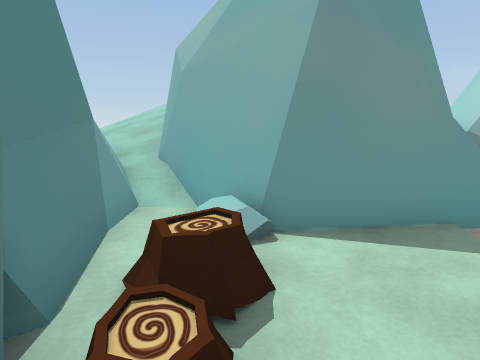
[1] (above)

15 first-person views from a walk through a Unity game level. The camera is 1.4 m above the floor, tilts 10° down and sees 75° across. The floor is counted in squares, 1 m on a side. Each view is taken from the middle of a square. On the plan, view 1 faces up. The plan holds only what a view shows up to about 14 squares ahead; the rest is blank. The place goes on beyond the plan. The player is left out.

[2]
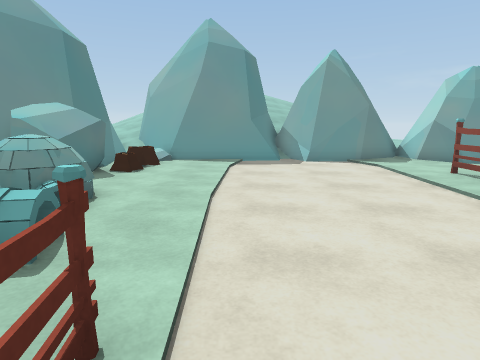

[3]
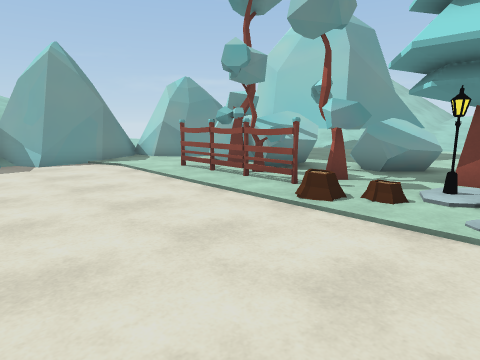

[4]
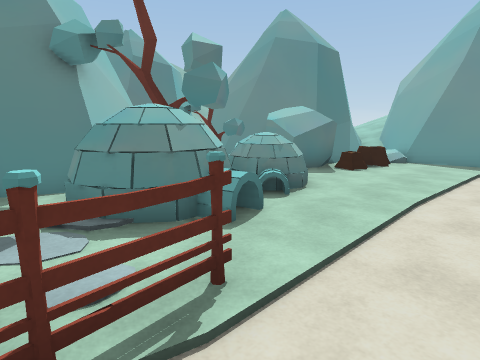

[5]
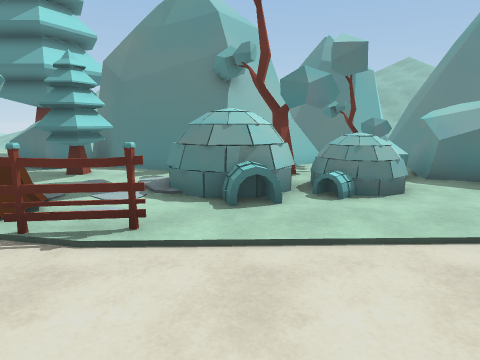

[6]
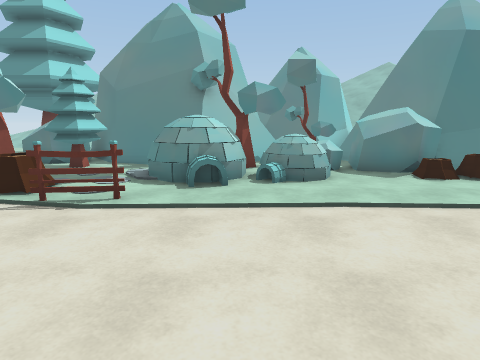

[7]
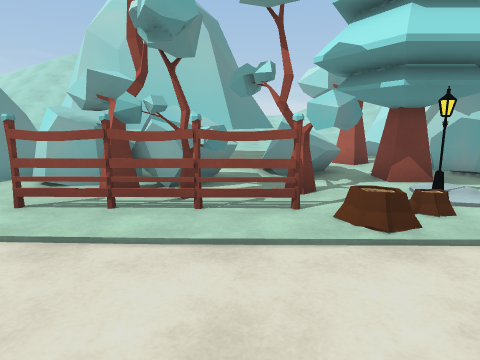

[8]
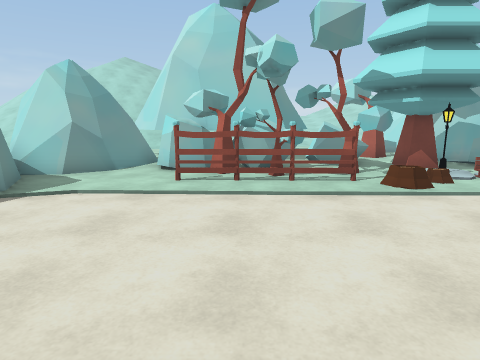

[9]
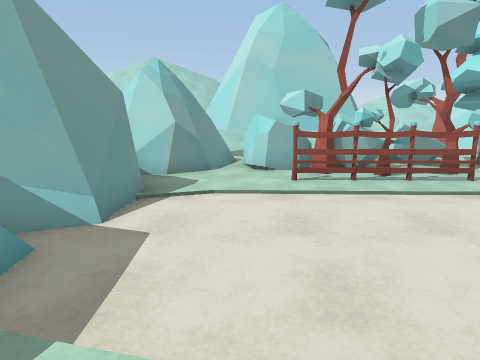

[10]
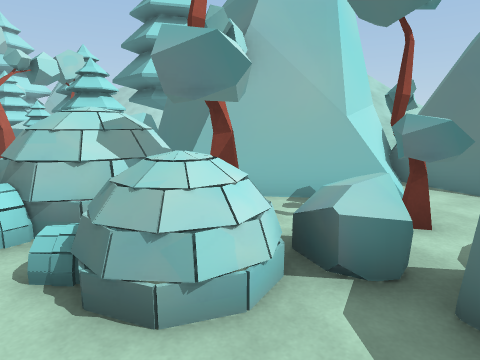

[11]
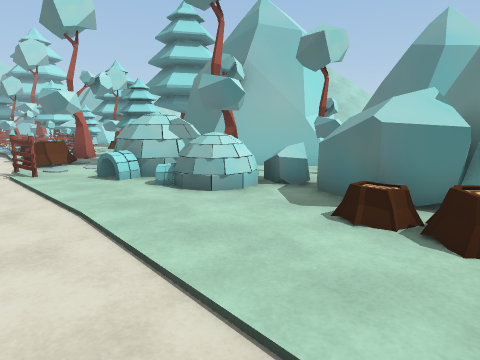

[12]
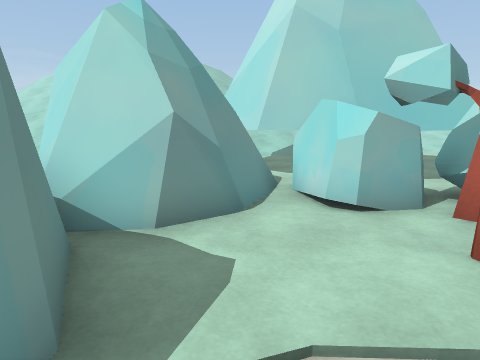

[13]
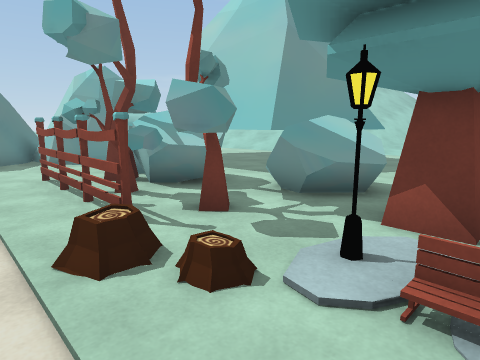

[14]
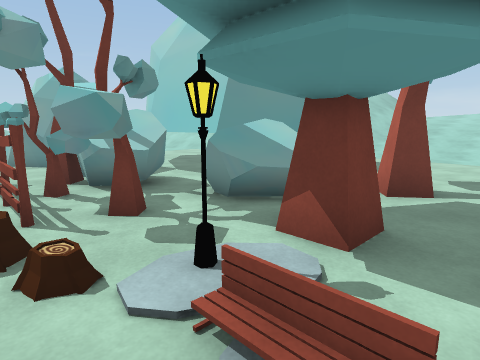

[15]
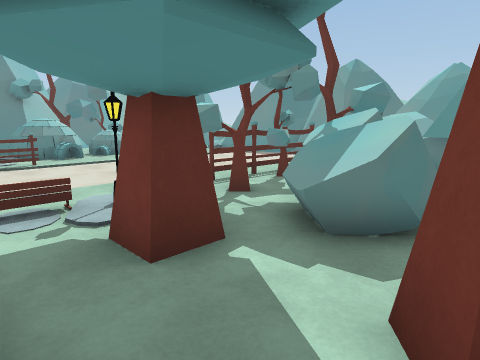

### Floor plan
Key: @ floor where view 1 was taken; # wall or solid block; . main floor; : floor 0.5 m higher than the main floor; + floor 0.75 m higher than the main floor; * floor 1.25 m higher than the main floor; / step, stairs or slope; = window, fence, low wall or low ledge; R rock; F fence; T tree; L lamp; O other object.
Columns run from 8 left of view 1 to 16 right of it. Each row starts with its distance up from view 1.
 14   ////
 13   ////
 12    ///
 11     */
 10     */
  9     +/
  8      /##     =#   #
  7       ###    ##   #
  6      ####   ###  ###
  5      ##=#####=######
  4      ###===...###.###
  3      ##=O..........#####
  2 #######RO...........RR#
  1 #####RRR.........O.RRR#
  0 ##==.RRR@........O.TR##
 -1 ##..TRR..........TTRR#
 -2 ##=TT.ROO........TTRR##
 -3 ####=..OO........OTRR####
 -4 #####TTOO........TT.RRR.#
 -5     ##OOOO......:TT.RRR..
 -6     ##OOO.F..........R.T.
 -7     ##....F.......LTT..T.
 -8     ##...OF..............
 -9    ##TT TOO     . ..RRR.

Positions as (right, up) in squares from view 1, and headings:
1: (0, 0), facing up
2: (3, -8), facing up
3: (3, -8), facing up-right
4: (4, -8), facing up-left
5: (6, -5), facing left
6: (8, -4), facing left
7: (4, -3), facing right
8: (1, -1), facing right
9: (1, 2), facing right
10: (1, 0), facing down-left
11: (4, 3), facing down-left
12: (6, 3), facing right
13: (7, -8), facing up-right
14: (8, -9), facing up-right
15: (15, -9), facing up-left
